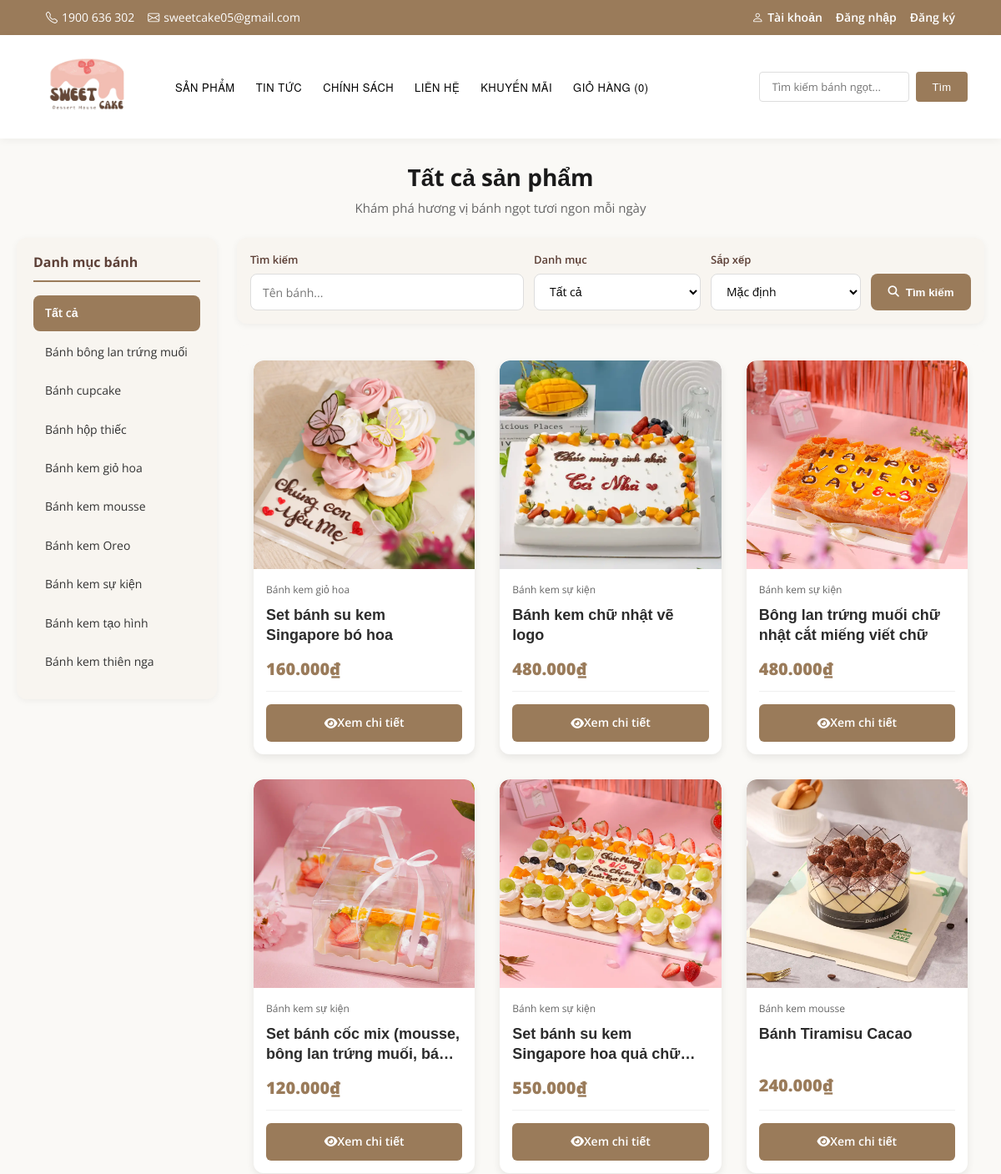
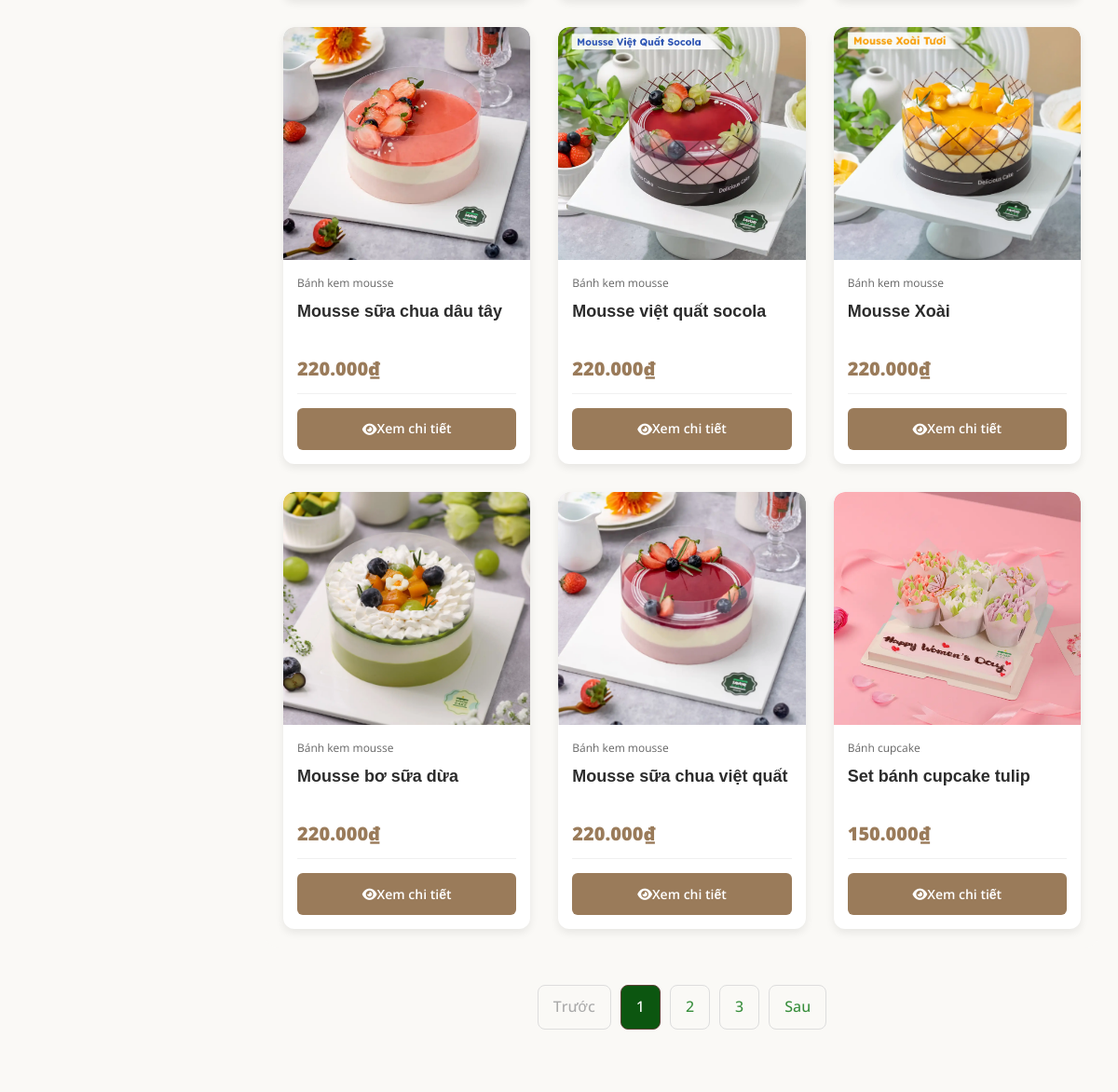
The app's page /khachhang/products.php (upper part), older data (2 pictures, top to bottom).
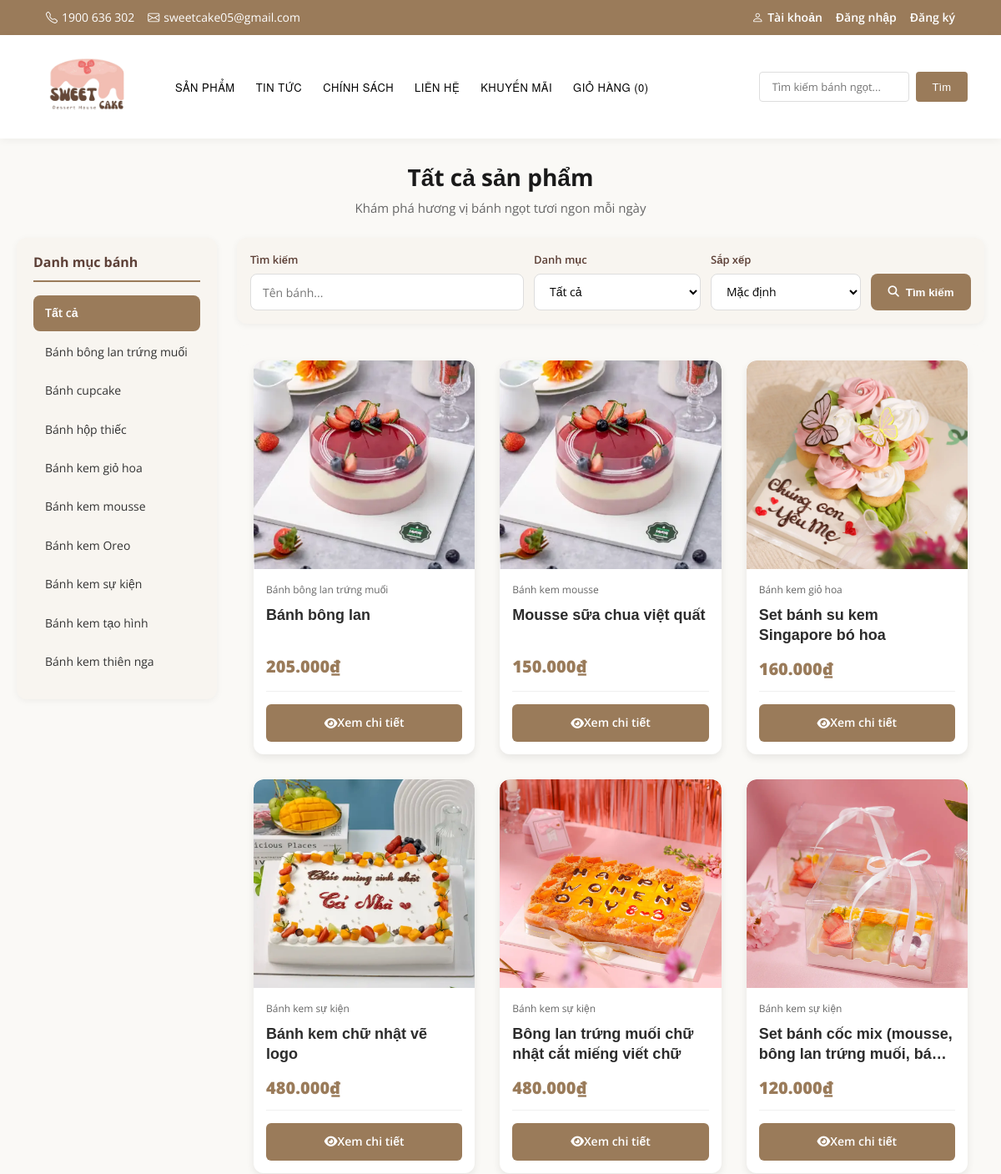
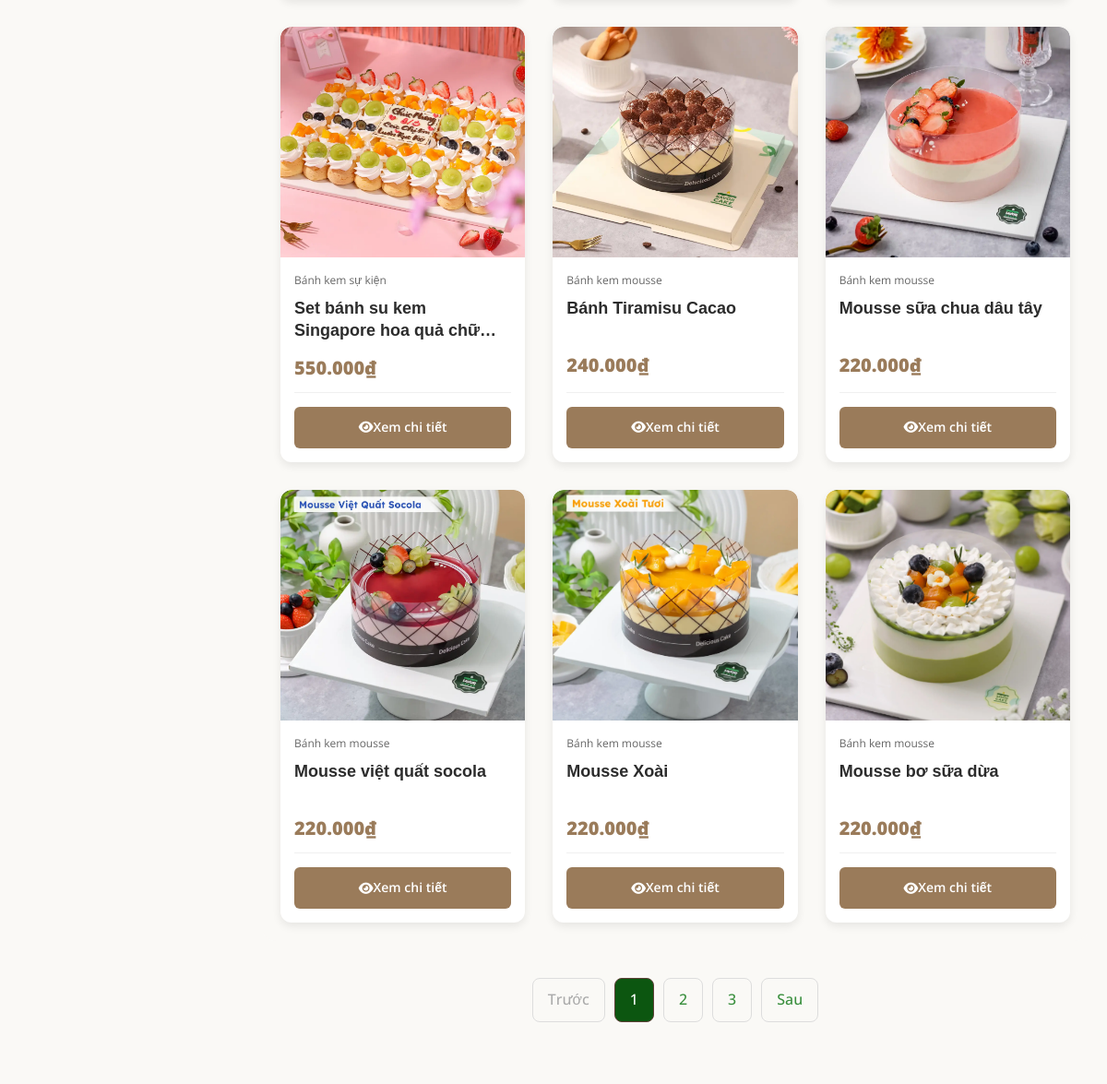
The same page, newer data (2 pictures, top to bottom).
### tables this page shows
CREATE TABLE `categories` (
  `id` int(11) NOT NULL,
  `name` varchar(100) NOT NULL,
  `slug` varchar(100) DEFAULT NULL,
  `description` text DEFAULT NULL,
  `created_at` datetime DEFAULT current_timestamp(),
  `updated_at` datetime DEFAULT current_timestamp() ON UPDATE current_timestamp()
);

CREATE TABLE `products` (
  `id` int(11) NOT NULL,
  `name` varchar(200) NOT NULL,
  `slug` varchar(200) DEFAULT NULL,
  `price` decimal(12,0) NOT NULL,
  `image` varchar(255) NOT NULL,
  `description` text DEFAULT NULL,
  `short_description` varchar(500) DEFAULT NULL,
  `category_id` int(11) DEFAULT NULL,
  `is_featured` tinyint(1) DEFAULT 0,
  `is_active` tinyint(1) DEFAULT 1,
  `created_at` datetime DEFAULT current_timestamp(),
  `updated_at` datetime DEFAULT current_timestamp() ON UPDATE current_timestamp()
);

### khachhang/products.php (the view, shortened to what the changed rows need)
<?php
include 'connect.php';
$category_id = isset($_GET['category']) ? (int)$_GET['category'] : 0;
$page = isset($_GET['page']) ? (int)$_GET['page'] : 1;
$orderBy = 'p.id DESC';
$limit = 12;
$offset = ($page - 1) * $limit;
$where = [];
$params = [];
$types = '';
$where_clause = $where ? 'WHERE ' . implode(' AND ', $where) : '';
$count_sql = "SELECT COUNT(*) as total FROM products p $where_clause";
$count_stmt = $conn->prepare($count_sql);
$count_stmt->execute();
$total_products = $count_stmt->get_result()->fetch_assoc()['total'];
$total_pages = ceil($total_products / $limit);
$sql = "SELECT p.id, p.name, p.price, p.image, c.name as category_name
        FROM products p
        LEFT JOIN categories c ON p.category_id = c.id
        $where_clause
        ORDER BY $orderBy
        LIMIT ? OFFSET ?";
$stmt = $conn->prepare($sql);
$params[] = $limit;
$params[] = $offset;
$types .= 'ii';
$stmt->bind_param($types, ...$params);
$stmt->execute();
$result = $stmt->get_result();
$cat_sql = "SELECT id, name FROM categories ORDER BY name";
$cat_result = $conn->query($cat_sql);
$categories = [];
while ($row = $cat_result->fetch_assoc()) {
    $categories[] = $row;
}
$baseQuery = [];
?>
<!DOCTYPE html>
<html lang="vi">
<head>
    <link rel="stylesheet" href="style.css?v=<?php echo filemtime(__DIR__ . '/style.css'); ?>">
    <link rel="stylesheet" href="https://cdnjs.cloudflare.com/ajax/libs/font-awesome/6.5.0/css/all.min.css">
</head>
<body>
<?php include 'header.php'; ?>
<div class="products-page">
    <div class="page-header">
        <h1>Tất cả sản phẩm</h1>
    </div>
    <div class="products-layout">
        <aside class="products-sidebar">
            <ul class="sidebar-categories">
                <?php foreach ($categories as $cat): ?>
                <li>
                    <a href="products.php?<?php echo http_build_query(array_merge($baseQuery, ['category' => (int)$cat['id']])); ?>" class="<?php echo $category_id == $cat['id'] ? 'active' : ''; ?>">
                        <?php echo htmlspecialchars($cat['name']); ?>
                    </a>
                </li>
                <?php endforeach; ?>
            </ul>
        </aside>
        <div class="products-main">
            <div class="products-grid">
        <?php if ($result->num_rows > 0): ?>
            <?php while ($row = $result->fetch_assoc()): ?>
                <div class="product-card">
                    <a href="product-detail.php?id=<?php echo $row['id']; ?>">
                    <img src="../images/<?php echo htmlspecialchars($row['image']); ?>"
                            alt="<?php echo htmlspecialchars($row['name']); ?>">
                    </a>
                    <div class="product-info">
                        <div class="product-category"><?php echo htmlspecialchars($row['category_name']); ?></div>
                        <h3>
                            <a href="product-detail.php?id=<?php echo $row['id']; ?>" style="color:inherit;text-decoration:none;">
                                <?php echo htmlspecialchars($row['name']); ?>
                            </a>
                        </h3>
                        <div class="product-price">
                            <?php echo number_format($row['price'], 0, ',', '.'); ?>₫
                        </div>
                        <div class="product-actions">
                            <a href="product-detail.php?id=<?php echo $row['id']; ?>" class="btn-view">
                                <i class="fas fa-eye"></i> Xem chi tiết
                            </a>
                        </div>
                    </div>
                </div>
            <?php endwhile; ?>
        <?php else: ?>
            <p style="grid-column: 1/-1; text-align:center; color:#999; font-size:18px;">
                Không tìm thấy sản phẩm nào.
            </p>
        <?php endif; ?>
            </div>
            <?php if ($total_pages > 1): ?>
                <div class="pagination">
                    <?php if ($page > 1): ?>
                        <a href="?<?php echo http_build_query(array_merge($_GET, ['page' => $page - 1])); ?>">Trước</a>
                    <?php else: ?>
                        <span class="disabled">Trước</span>
                    <?php endif; ?>
                    <?php
                    $start = max(1, $page - 2);
                    $end = min($total_pages, $page + 2);
                    for ($i = $start; $i <= $end; $i++):
                    ?>
                        <?php if ($i == $page): ?>
                            <span class="current"><?php echo $i; ?></span>
                        <?php else: ?>
                            <a href="?<?php echo http_build_query(array_merge($_GET, ['page' => $i])); ?>"><?php echo $i; ?></a>
                        <?php endif; ?>
                    <?php endfor; ?>
                    <?php if ($page < $total_pages): ?>
                        <a href="?<?php echo http_build_query(array_merge($_GET, ['page' => $page + 1])); ?>">Sau</a>
                    <?php else: ?>
                        <span class="disabled">Sau</span>
                    <?php endif; ?>
                </div>
            <?php endif; ?>
        </div>
    </div>
</div>
<?php include 'footer.php'; ?>
</body>
</html>

Row changes from the older to the newer data that the page shows:
no longer on this page (row unchanged): products: image (picture), category.name "Bánh kem mousse", name "Mousse sữa chua việt quất", price "220.000"
no longer on this page (row unchanged): products: image (picture), category.name "Bánh cupcake", name "Set bánh cupcake tulip", price "150.000"
added products: image (picture), category.name "Bánh bông lan trứng muối", name "Bánh bông lan", price "205.000"
added products: image (picture), category.name "Bánh kem mousse", name "Mousse sữa chua việt quất", price "150.000"
